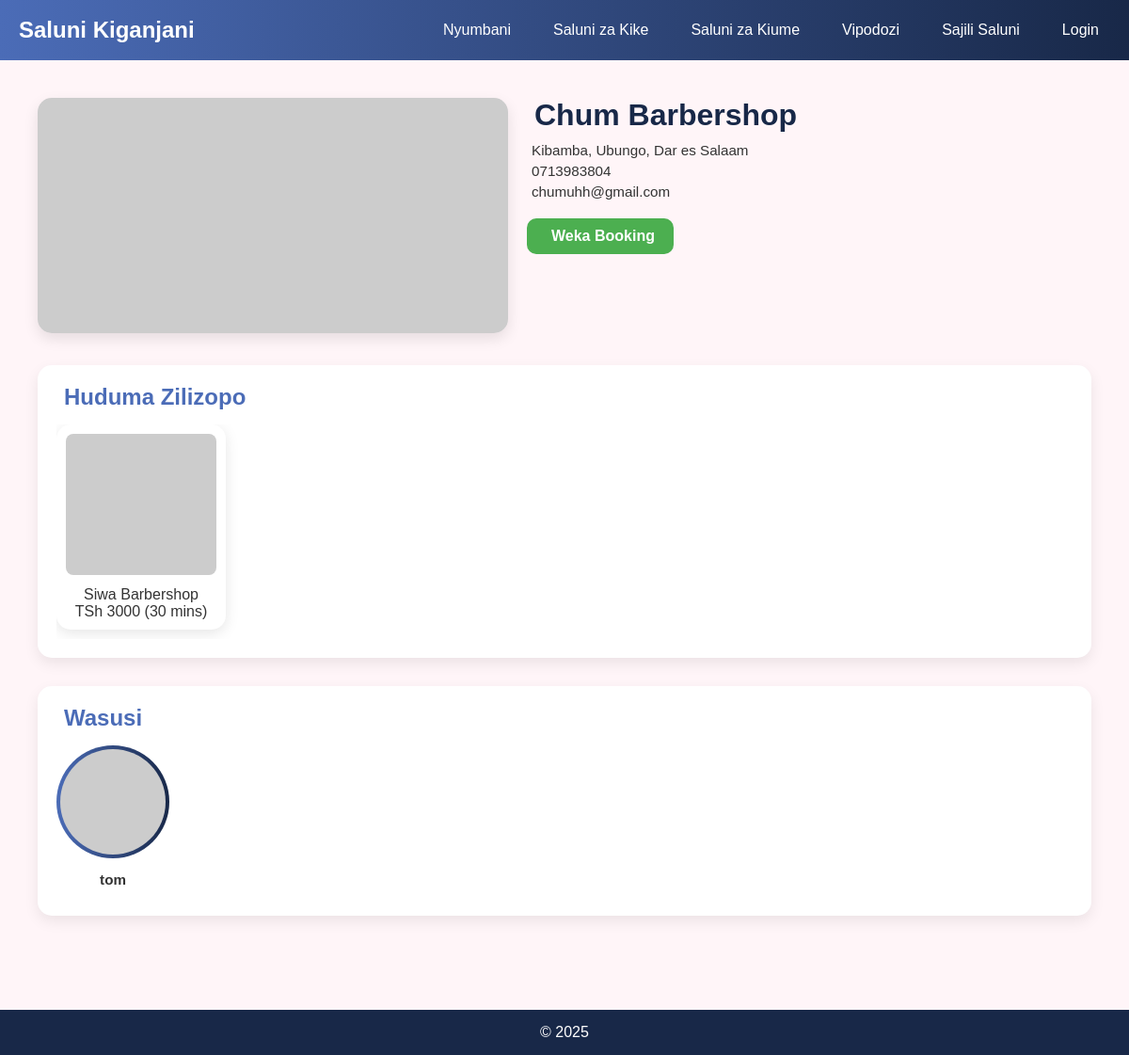
The app's page /kiume/9/ with its own data.
### saluni_kiume/models.py (models this page shows, shortened)
class MaleSalon(models.Model):
    name = models.CharField(max_length=200)
    description = models.TextField(blank=True)
    address = models.CharField(max_length=300)
    region = models.CharField(max_length=100)
    district = models.CharField(max_length=100)
    street = models.CharField(max_length=200)
    latitude = models.DecimalField(max_digits=9, decimal_places=6, blank=True, null=True)
    longitude = models.DecimalField(max_digits=9, decimal_places=6, blank=True, null=True)
    phone = models.CharField(validators=[PHONE_REGEX], max_length=16, blank=True, null=True)
    email = models.EmailField(blank=True, null=True)
    website = models.URLField(blank=True, null=True)
    facebook = models.URLField(blank=True, null=True)
    instagram = models.URLField(blank=True, null=True)
    opening_hours = models.JSONField(blank=True, null=True)
    created_at = models.DateTimeField(auto_now_add=True)
    updated_at = models.DateTimeField(auto_now=True)
    class Meta:
        ordering = ['name']

class MaleService(models.Model):
    salon = models.ForeignKey(MaleSalon, related_name='services', on_delete=models.CASCADE)
    name = models.CharField(max_length=150)
    description = models.TextField(blank=True)
    price = models.DecimalField(max_digits=10, decimal_places=2, validators=[MinValueValidator(0)])
    duration_minutes = models.PositiveIntegerField(default=30)
    active = models.BooleanField(default=True)
    image_url = models.URLField(blank=True, null=True)  # <-- Use URL instead of upload
    class Meta:
        unique_together = ('salon', 'name')
        ordering = ['salon', 'name']

class MaleStylist(models.Model):
    salon = models.ForeignKey(MaleSalon, related_name='stylists', on_delete=models.CASCADE)
    name = models.CharField(max_length=150)
    bio = models.TextField(blank=True)
    is_active = models.BooleanField(default=True)
    photo_url = models.URLField(blank=True, null=True)
    class Meta:
        ordering = ['salon', 'name']

### saluni_kiume/views.py (the view)
# urls.py: path('<int:salon_id>/', views.male_salon_detail, name='male_salon_detail'),
def male_salon_detail(request, salon_id):
    salon = get_object_or_404(MaleSalon, id=salon_id)
    services = salon.services.filter(active=True)
    stylists = salon.stylists.filter(is_active=True)
    return render(request, 'saluni_kiume/male_salon_detail.html', {
        'salon': salon,
        'services': services,
        'stylists': stylists
    })

### saluni_kiume/templates/saluni_kiume/male_salon_detail.html (shortened to what this page needs)
{% extends "base.html" %}
{% block content %}
<section class="salon-detail-section">
    <div class="container">
        <div class="salon-header">
            <div class="salon-image">
                {% if salon.picha_kuu %}
                    <img src="{{ salon.picha_kuu.url }}" alt="{{ salon.name }}">
                {% else %}
                    <img src="https://picsum.photos/800/400?random=1" alt="{{ salon.name }}">
                {% endif %}
            </div>
            <div class="salon-info">
                <h1>
                     {{ salon.name }}
                </h1>
                <p>
                    {{ salon.street }}, {{ salon.district }}, {{ salon.region }}
                </p>
                {% if salon.phone %}
                <p>
                     {{ salon.phone }}
                </p>
                {% endif %}
                {% if salon.email %}
                <p>
                     {{ salon.email }}
                </p>
                {% endif %}
                <a href="{% url 'kiume:create_male_booking' salon.id %}" class="weka-booking-btn">
                     Weka Booking
                </a>
            </div>
        </div>
        <div class="salon-services">
            <h2> Huduma Zilizopo</h2>
            {% if services %}
            <div class="hairstyles-scroll">
                {% for service in services %}
                <div class="hairstyle-card">
                    {% if service.image_url %}
                        <img src="{{ service.image_url }}" alt="{{ service.name }}" class="service-image">
                    {% else %}
                        <img src="https://picsum.photos/200/150?random={{ forloop.counter }}" alt="{{ service.name }}" class="service-image">
                    {% endif %}
                    <p class="name"> {{ service.name }}</p>
                    <p class="price">
                        TSh {{ service.price|floatformat:0 }} ({{ service.duration_minutes }} mins)
                    </p>
                </div>
                {% endfor %}
            </div>
            {% else %}
            <p>Hakuna huduma zilizopatikana.</p>
            {% endif %}
        </div>
        <div class="salon-stylists">
            <h2> Wasusi</h2>
            {% if stylists %}
            <div class="stylist-carousel">
                {% for stylist in stylists %}
                <div class="stylist-circle">
                    {% if stylist.photo_url %}
                        <img src="{{ stylist.photo_url }}" alt="{{ stylist.name }}">
                    {% else %}
                        <img src="https://picsum.photos/200/200?random={{ forloop.counter }}" alt="{{ stylist.name }}">
                    {% endif %}
                    <h4>{{ stylist.name }}</h4>
                </div>
                {% endfor %}
            </div>
            {% else %}
            <p>Hakuna wasusi waliopatikana.</p>
            {% endif %}
        </div>
    </div>
</section>
{% endblock %}

### saluni_kike/templates/base.html (shortened to what this page needs)
<!DOCTYPE html>
<html lang="en">
<head>
</head>
<body>
    <header>
        <h1>Saluni Kiganjani</h1>
        <nav id="navbar">
            <a href="/"> Nyumbani</a>
            <a href="/kike/salons/"> Saluni za Kike</a>
            <a href="/kiume/vinyozi/"> Saluni za Kiume</a>
            <a href="/vipodozi/"> Vipodozi</a>
            <a href="/salon/register/"> Sajili Saluni</a>
            {% if user.is_authenticated %}
                <a href="{% url 'kike:logout' %}" class="btn-auth"><i class="ph ph-sign-out"></i> Logout</a>
            {% else %}
                <a href="{% url 'kike:login' %}" class="btn-auth"> Login</a>
            {% endif %}
        </nav>
    </header>
    <main>
        {% block content %}{% endblock %}
    </main>
    <footer>
        &copy; {{ year|default:2025 }}
    </footer>
</body>
</html>

### saluni_kike/templates/base.html (style rules this page uses)
* { margin:0; padding:0; box-sizing:border-box; }
body { font-family: 'Mulish', sans-serif; background:#f9f9f9; color:#333; }
header { background: linear-gradient(90deg, #4b6cb7, #182848); padding:15px 20px; display:flex; justify-content:space-between; align-items:center; flex-wrap:wrap; }
header h1 { font-size:1.5rem; color: #fff; }
nav { display:flex; gap:15px; align-items:center; }
nav a { color:#fff; text-decoration:none; padding:8px 12px; border-radius:8px; transition:0.3s; display:flex; align-items:center; gap:6px; }
.btn-auth { display:flex; align-items:center; gap:6px; padding:8px 12px; border-radius:8px; color:#fff; text-decoration:none; }
footer { background:#182848; color:#fff; text-align:center; padding:15px 0; margin-top:30px; }
main { padding:20px; max-width:1200px; margin:0 auto; }

### saluni_kiume/templates/saluni_kiume/male_salon_detail.html (style rules this page uses)
body { font-family: 'Poppins', sans-serif; background: #fff5f8; color: #333; }
.container { max-width: 1200px; margin: 0 auto; padding: 20px; }
.salon-header { display: flex; flex-wrap: wrap; gap: 20px; margin-bottom: 30px; }
.salon-image img { width: 100%; max-width: 500px; border-radius: 15px; box-shadow: 0 6px 15px rgba(0,0,0,0.1); }
.salon-info { flex: 1; min-width: 250px; }
.salon-info h1 { font-size: 2rem; color: #182848; margin-bottom: 10px; display: flex; align-items: center; gap: 8px; }
.salon-info p { font-size: 0.95rem; margin: 5px 0; display: flex; align-items: center; gap: 5px; }
.weka-booking-btn { display: inline-flex; align-items: center; padding: 10px 20px; border-radius: 10px; text-decoration: none; font-weight: bold; margin-top: 15px; background: #4caf50; color: #fff; transition: all 0.3s; }
.salon-description, .salon-services, .salon-stylists { margin-bottom: 30px; padding: 20px; background: #fff; border-radius: 15px; box-shadow: 0 6px 15px rgba(0,0,0,0.08); }
.salon-description h2, .salon-services h2, .salon-stylists h2 { font-size: 1.5rem; color: #4b6cb7; margin-bottom: 15px; display: flex; align-items: center; gap: 8px; }
.hairstyles-scroll { display: flex; overflow-x: auto; gap: 15px; padding-bottom: 10px; scroll-snap-type: x mandatory; }
.hairstyle-card { flex: 0 0 auto; width: 180px; border-radius: 15px; text-align: center; overflow: hidden; box-shadow: 0 4px 15px rgba(0,0,0,0.1); scroll-snap-align: start; padding: 10px; background: #fff; transition: transform 0.3s; }
.service-image { width: 100%; height: 150px; object-fit: cover; border-radius: 8px; margin-bottom: 8px; }
.stylist-carousel { display: flex; gap: 20px; overflow-x: auto; padding-bottom: 10px; scroll-snap-type: x mandatory; }
.stylist-circle { flex: 0 0 auto; text-align: center; scroll-snap-align: start; transition: transform 0.2s; }
.stylist-circle img { width: 120px; height: 120px; object-fit: cover; border-radius: 50%; padding: 4px; background: linear-gradient(90deg, #4b6cb7, #182848); }
.stylist-circle h4 { margin-top: 10px; font-size: 0.95rem; color: #333; }

### records on screen
MaleSalon: name "Chum Barbershop", street "Kibamba", district "Ubungo", region "Dar es Salaam", phone "0713983804", email "chumuhh@gmail.com"
MaleService: name "Siwa Barbershop", price "3000", duration_minutes "30"
MaleStylist: name "tom"

### other values on screen
{{ year|default:2025 }} "2025"
